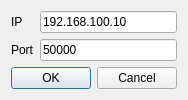
<?xml version="1.0" encoding="UTF-8"?>
<ui version="4.0">
 <class>SPIDRSettingsDlg</class>
 <widget class="QDialog" name="SPIDRSettingsDlg">
  <property name="geometry">
   <rect>
    <x>0</x>
    <y>0</y>
    <width>165</width>
    <height>94</height>
   </rect>
  </property>
  <property name="windowTitle">
   <string>SPIDR Settings</string>
  </property>
  <layout class="QVBoxLayout" name="verticalLayout">
   <item>
    <layout class="QFormLayout" name="formLayout">
     <item row="0" column="0">
      <widget class="QLabel" name="label">
       <property name="text">
        <string>IP</string>
       </property>
      </widget>
     </item>
     <item row="2" column="0">
      <widget class="QLabel" name="label_2">
       <property name="text">
        <string>Port</string>
       </property>
      </widget>
     </item>
     <item row="2" column="1">
      <widget class="QLineEdit" name="linePort">
       <property name="text">
        <string>50000</string>
       </property>
      </widget>
     </item>
     <item row="0" column="1">
      <widget class="QLineEdit" name="lineIP">
       <property name="text">
        <string>192.168.100.10</string>
       </property>
      </widget>
     </item>
    </layout>
   </item>
   <item>
    <widget class="QDialogButtonBox" name="buttonBox">
     <property name="orientation">
      <enum>Qt::Horizontal</enum>
     </property>
     <property name="standardButtons">
      <set>QDialogButtonBox::Cancel|QDialogButtonBox::Ok</set>
     </property>
    </widget>
   </item>
  </layout>
 </widget>
 <resources/>
 <connections>
  <connection>
   <sender>buttonBox</sender>
   <signal>accepted()</signal>
   <receiver>SPIDRSettingsDlg</receiver>
   <slot>accept()</slot>
   <hints>
    <hint type="sourcelabel">
     <x>248</x>
     <y>254</y>
    </hint>
    <hint type="destinationlabel">
     <x>157</x>
     <y>274</y>
    </hint>
   </hints>
  </connection>
  <connection>
   <sender>buttonBox</sender>
   <signal>rejected()</signal>
   <receiver>SPIDRSettingsDlg</receiver>
   <slot>reject()</slot>
   <hints>
    <hint type="sourcelabel">
     <x>316</x>
     <y>260</y>
    </hint>
    <hint type="destinationlabel">
     <x>286</x>
     <y>274</y>
    </hint>
   </hints>
  </connection>
 </connections>
</ui>
